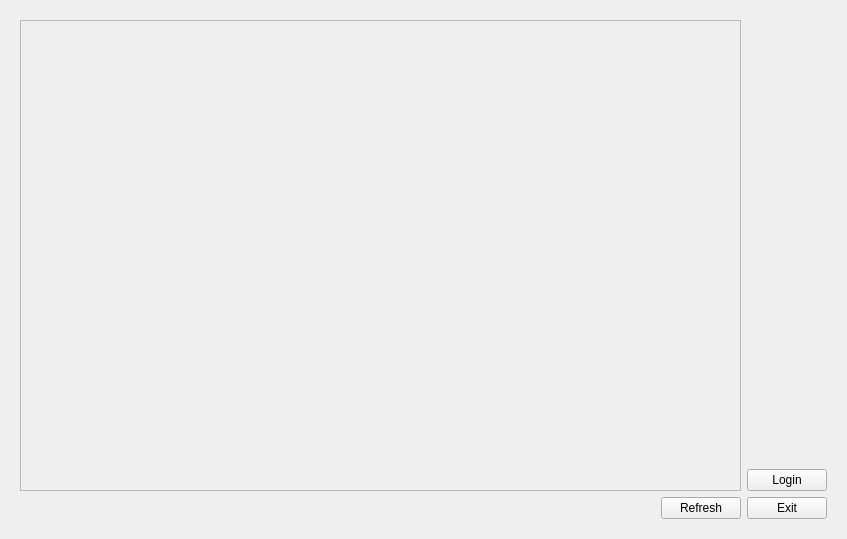
<?xml version="1.0" encoding="UTF-8"?>
<ui version="4.0">
 <class>MainWindow</class>
 <widget class="QWidget" name="MainWindow">
  <property name="geometry">
   <rect>
    <x>0</x>
    <y>0</y>
    <width>847</width>
    <height>539</height>
   </rect>
  </property>
  <property name="windowTitle">
   <string>VirtualSoc</string>
  </property>
  <layout class="QGridLayout" name="gridLayout">
   <item row="0" column="0">
    <widget class="QStackedWidget" name="stackedWidget">
     <property name="currentIndex">
      <number>2</number>
     </property>
     <widget class="QWidget" name="login">
      <layout class="QGridLayout" name="gridLayout_5">
       <item row="2" column="0">
        <layout class="QHBoxLayout" name="horizontalLayout_6">
         <item>
          <spacer name="horizontalSpacer_6">
           <property name="orientation">
            <enum>Qt::Horizontal</enum>
           </property>
           <property name="sizeHint" stdset="0">
            <size>
             <width>40</width>
             <height>20</height>
            </size>
           </property>
          </spacer>
         </item>
         <item>
          <widget class="QLabel" name="label_12">
           <property name="text">
            <string>Are you an admin? Click</string>
           </property>
          </widget>
         </item>
         <item>
          <widget class="QPushButton" name="adminButton">
           <property name="text">
            <string>Here</string>
           </property>
          </widget>
         </item>
        </layout>
       </item>
       <item row="1" column="0">
        <layout class="QHBoxLayout" name="horizontalLayout_5">
         <item>
          <spacer name="horizontalSpacer_5">
           <property name="orientation">
            <enum>Qt::Horizontal</enum>
           </property>
           <property name="sizeHint" stdset="0">
            <size>
             <width>40</width>
             <height>20</height>
            </size>
           </property>
          </spacer>
         </item>
         <item>
          <widget class="QLabel" name="label_11">
           <property name="text">
            <string>Continue without logging in? Click </string>
           </property>
          </widget>
         </item>
         <item>
          <widget class="QPushButton" name="noLogButton">
           <property name="sizePolicy">
            <sizepolicy hsizetype="Minimum" vsizetype="Fixed">
             <horstretch>0</horstretch>
             <verstretch>0</verstretch>
            </sizepolicy>
           </property>
           <property name="text">
            <string>Here</string>
           </property>
          </widget>
         </item>
        </layout>
       </item>
       <item row="0" column="0">
        <layout class="QHBoxLayout" name="horizontalLayout">
         <item>
          <layout class="QVBoxLayout" name="verticalLayout">
           <item>
            <widget class="QLabel" name="label_3">
             <property name="font">
              <font>
               <pointsize>13</pointsize>
              </font>
             </property>
             <property name="text">
              <string>Login</string>
             </property>
             <property name="alignment">
              <set>Qt::AlignCenter</set>
             </property>
            </widget>
           </item>
           <item>
            <widget class="QLabel" name="label_2">
             <property name="text">
              <string>Username</string>
             </property>
            </widget>
           </item>
           <item>
            <widget class="QLineEdit" name="writeLoginUser">
             <property name="text">
              <string/>
             </property>
            </widget>
           </item>
           <item>
            <widget class="QLabel" name="label">
             <property name="text">
              <string>Password</string>
             </property>
            </widget>
           </item>
           <item>
            <widget class="QLineEdit" name="writeLoginPass">
             <property name="echoMode">
              <enum>QLineEdit::Password</enum>
             </property>
            </widget>
           </item>
           <item>
            <layout class="QHBoxLayout" name="horizontalLayout_3">
             <item>
              <spacer name="horizontalSpacer">
               <property name="orientation">
                <enum>Qt::Horizontal</enum>
               </property>
               <property name="sizeHint" stdset="0">
                <size>
                 <width>40</width>
                 <height>20</height>
                </size>
               </property>
              </spacer>
             </item>
             <item>
              <widget class="QPushButton" name="enterLogin">
               <property name="text">
                <string>Enter</string>
               </property>
              </widget>
             </item>
             <item>
              <spacer name="horizontalSpacer_2">
               <property name="orientation">
                <enum>Qt::Horizontal</enum>
               </property>
               <property name="sizeHint" stdset="0">
                <size>
                 <width>40</width>
                 <height>20</height>
                </size>
               </property>
              </spacer>
             </item>
            </layout>
           </item>
           <item>
            <spacer name="verticalSpacer">
             <property name="orientation">
              <enum>Qt::Vertical</enum>
             </property>
             <property name="sizeHint" stdset="0">
              <size>
               <width>20</width>
               <height>40</height>
              </size>
             </property>
            </spacer>
           </item>
          </layout>
         </item>
         <item>
          <layout class="QVBoxLayout" name="verticalLayout_2">
           <item>
            <widget class="QLabel" name="label_4">
             <property name="font">
              <font>
               <pointsize>13</pointsize>
              </font>
             </property>
             <property name="text">
              <string>Signup</string>
             </property>
             <property name="alignment">
              <set>Qt::AlignCenter</set>
             </property>
            </widget>
           </item>
           <item>
            <widget class="QLabel" name="label_5">
             <property name="text">
              <string>Name</string>
             </property>
            </widget>
           </item>
           <item>
            <widget class="QLineEdit" name="writeSignupName"/>
           </item>
           <item>
            <widget class="QLabel" name="label_6">
             <property name="text">
              <string>Username</string>
             </property>
            </widget>
           </item>
           <item>
            <widget class="QLineEdit" name="writeSignupUser"/>
           </item>
           <item>
            <widget class="QLabel" name="label_7">
             <property name="text">
              <string>Password</string>
             </property>
            </widget>
           </item>
           <item>
            <widget class="QLineEdit" name="writeSignupPass">
             <property name="echoMode">
              <enum>QLineEdit::Password</enum>
             </property>
            </widget>
           </item>
           <item>
            <widget class="QLabel" name="label_13">
             <property name="text">
              <string>Account privacy:</string>
             </property>
            </widget>
           </item>
           <item>
            <widget class="QComboBox" name="signup_privacy">
             <item>
              <property name="text">
               <string>Public</string>
              </property>
             </item>
             <item>
              <property name="text">
               <string>Private</string>
              </property>
             </item>
            </widget>
           </item>
           <item>
            <layout class="QHBoxLayout" name="horizontalLayout_4">
             <item>
              <spacer name="horizontalSpacer_3">
               <property name="orientation">
                <enum>Qt::Horizontal</enum>
               </property>
               <property name="sizeHint" stdset="0">
                <size>
                 <width>40</width>
                 <height>20</height>
                </size>
               </property>
              </spacer>
             </item>
             <item>
              <widget class="QPushButton" name="enterSignup">
               <property name="text">
                <string>Enter</string>
               </property>
              </widget>
             </item>
             <item>
              <spacer name="horizontalSpacer_4">
               <property name="orientation">
                <enum>Qt::Horizontal</enum>
               </property>
               <property name="sizeHint" stdset="0">
                <size>
                 <width>40</width>
                 <height>20</height>
                </size>
               </property>
              </spacer>
             </item>
            </layout>
           </item>
           <item>
            <spacer name="verticalSpacer_2">
             <property name="orientation">
              <enum>Qt::Vertical</enum>
             </property>
             <property name="sizeHint" stdset="0">
              <size>
               <width>20</width>
               <height>40</height>
              </size>
             </property>
            </spacer>
           </item>
          </layout>
         </item>
        </layout>
       </item>
       <item row="3" column="0">
        <layout class="QHBoxLayout" name="horizontalLayout_15">
         <item>
          <spacer name="horizontalSpacer_13">
           <property name="orientation">
            <enum>Qt::Horizontal</enum>
           </property>
           <property name="sizeHint" stdset="0">
            <size>
             <width>40</width>
             <height>20</height>
            </size>
           </property>
          </spacer>
         </item>
         <item>
          <widget class="QPushButton" name="exit_login">
           <property name="text">
            <string>Exit</string>
           </property>
          </widget>
         </item>
        </layout>
       </item>
      </layout>
     </widget>
     <widget class="QWidget" name="feed">
      <layout class="QHBoxLayout" name="horizontalLayout_2">
       <item>
        <widget class="QStackedWidget" name="stackedWidget_MainPage">
         <property name="currentIndex">
          <number>0</number>
         </property>
         <widget class="QWidget" name="page_5">
          <layout class="QGridLayout" name="gridLayout_3">
           <item row="0" column="0">
            <layout class="QVBoxLayout" name="verticalLayout_5">
             <item>
              <widget class="QScrollArea" name="scrollArea">
               <property name="horizontalScrollBarPolicy">
                <enum>Qt::ScrollBarAlwaysOff</enum>
               </property>
               <property name="widgetResizable">
                <bool>true</bool>
               </property>
               <widget class="QWidget" name="scrollAreaWidgetContents">
                <property name="geometry">
                 <rect>
                  <x>0</x>
                  <y>0</y>
                  <width>701</width>
                  <height>371</height>
                 </rect>
                </property>
               </widget>
              </widget>
             </item>
             <item>
              <layout class="QGridLayout" name="gridLayout_2">
               <item row="2" column="0">
                <widget class="QLabel" name="shareWithLabel">
                 <property name="text">
                  <string>Share with....</string>
                 </property>
                </widget>
               </item>
               <item row="3" column="0">
                <widget class="QComboBox" name="shareWith">
                 <item>
                  <property name="text">
                   <string>Everyone</string>
                  </property>
                 </item>
                 <item>
                  <property name="text">
                   <string>Friends</string>
                  </property>
                 </item>
                 <item>
                  <property name="text">
                   <string>Close Friends</string>
                  </property>
                 </item>
                </widget>
               </item>
               <item row="1" column="0" alignment="Qt::AlignBottom">
                <widget class="QLineEdit" name="writePost">
                 <property name="sizePolicy">
                  <sizepolicy hsizetype="Expanding" vsizetype="Expanding">
                   <horstretch>0</horstretch>
                   <verstretch>0</verstretch>
                  </sizepolicy>
                 </property>
                </widget>
               </item>
               <item row="1" column="1">
                <widget class="QPushButton" name="enterPost">
                 <property name="text">
                  <string>Enter</string>
                 </property>
                </widget>
               </item>
               <item row="0" column="1">
                <widget class="QPushButton" name="refreshFeed">
                 <property name="text">
                  <string>Refresh</string>
                 </property>
                </widget>
               </item>
              </layout>
             </item>
            </layout>
           </item>
          </layout>
         </widget>
         <widget class="QWidget" name="page_6">
          <layout class="QVBoxLayout" name="verticalLayout_4">
           <item>
            <widget class="QScrollArea" name="scrollArea_messenger">
             <property name="widgetResizable">
              <bool>true</bool>
             </property>
             <widget class="QWidget" name="scrollAreaWidgetContents_2">
              <property name="geometry">
               <rect>
                <x>0</x>
                <y>0</y>
                <width>703</width>
                <height>402</height>
               </rect>
              </property>
             </widget>
            </widget>
           </item>
           <item>
            <layout class="QGridLayout" name="gridLayout_4">
             <item row="2" column="1">
              <widget class="QLineEdit" name="messageText"/>
             </item>
             <item row="1" column="1">
              <widget class="QLineEdit" name="messageUser">
               <property name="text">
                <string/>
               </property>
              </widget>
             </item>
             <item row="2" column="2">
              <widget class="QPushButton" name="messageEnter">
               <property name="text">
                <string>Enter</string>
               </property>
              </widget>
             </item>
             <item row="0" column="1">
              <widget class="QLabel" name="label_8">
               <property name="text">
                <string>Send a message to...</string>
               </property>
              </widget>
             </item>
             <item row="1" column="0">
              <widget class="QLabel" name="label_9">
               <property name="text">
                <string>user:</string>
               </property>
              </widget>
             </item>
             <item row="2" column="0">
              <widget class="QLabel" name="label_10">
               <property name="text">
                <string>message:</string>
               </property>
              </widget>
             </item>
             <item row="1" column="2">
              <widget class="QPushButton" name="reloadMessenger">
               <property name="text">
                <string>Reload</string>
               </property>
              </widget>
             </item>
            </layout>
           </item>
          </layout>
         </widget>
         <widget class="QWidget" name="page_4">
          <layout class="QGridLayout" name="gridLayout_6">
           <item row="0" column="0">
            <widget class="QScrollArea" name="scrollArea_friendList">
             <property name="widgetResizable">
              <bool>true</bool>
             </property>
             <widget class="QWidget" name="scrollAreaWidgetContents_3">
              <property name="geometry">
               <rect>
                <x>0</x>
                <y>0</y>
                <width>703</width>
                <height>483</height>
               </rect>
              </property>
             </widget>
            </widget>
           </item>
          </layout>
         </widget>
        </widget>
       </item>
       <item>
        <layout class="QVBoxLayout" name="verticalLayout_3">
         <item>
          <widget class="QPushButton" name="feedButton">
           <property name="text">
            <string>Feed</string>
           </property>
          </widget>
         </item>
         <item>
          <widget class="QPushButton" name="messengerButton">
           <property name="text">
            <string>Messenger</string>
           </property>
          </widget>
         </item>
         <item>
          <widget class="QPushButton" name="addFriend">
           <property name="text">
            <string>Add Friend</string>
           </property>
          </widget>
         </item>
         <item>
          <widget class="QPushButton" name="friend_list">
           <property name="text">
            <string>Friend list</string>
           </property>
          </widget>
         </item>
         <item>
          <spacer name="verticalSpacer_3">
           <property name="orientation">
            <enum>Qt::Vertical</enum>
           </property>
           <property name="sizeHint" stdset="0">
            <size>
             <width>20</width>
             <height>40</height>
            </size>
           </property>
          </spacer>
         </item>
         <item>
          <widget class="QPushButton" name="logoutButton">
           <property name="text">
            <string>Logout</string>
           </property>
          </widget>
         </item>
         <item>
          <widget class="QPushButton" name="Exit">
           <property name="text">
            <string>Exit</string>
           </property>
          </widget>
         </item>
        </layout>
       </item>
      </layout>
     </widget>
     <widget class="QWidget" name="page">
      <layout class="QHBoxLayout" name="horizontalLayout_9">
       <item>
        <layout class="QVBoxLayout" name="verticalLayout_8">
         <item>
          <widget class="QScrollArea" name="scrollArea_noLog">
           <property name="widgetResizable">
            <bool>true</bool>
           </property>
           <widget class="QWidget" name="scrollAreaWidgetContents_5">
            <property name="geometry">
             <rect>
              <x>0</x>
              <y>0</y>
              <width>719</width>
              <height>468</height>
             </rect>
            </property>
           </widget>
          </widget>
         </item>
         <item>
          <layout class="QHBoxLayout" name="horizontalLayout_8">
           <item>
            <spacer name="horizontalSpacer_7">
             <property name="orientation">
              <enum>Qt::Horizontal</enum>
             </property>
             <property name="sizeHint" stdset="0">
              <size>
               <width>40</width>
               <height>20</height>
              </size>
             </property>
            </spacer>
           </item>
           <item>
            <widget class="QPushButton" name="refresh_noLog">
             <property name="text">
              <string>Refresh</string>
             </property>
            </widget>
           </item>
          </layout>
         </item>
        </layout>
       </item>
       <item>
        <layout class="QVBoxLayout" name="verticalLayout_9">
         <item>
          <spacer name="verticalSpacer_4">
           <property name="orientation">
            <enum>Qt::Vertical</enum>
           </property>
           <property name="sizeHint" stdset="0">
            <size>
             <width>20</width>
             <height>40</height>
            </size>
           </property>
          </spacer>
         </item>
         <item>
          <widget class="QPushButton" name="login_noLog">
           <property name="text">
            <string>Login</string>
           </property>
          </widget>
         </item>
         <item>
          <widget class="QPushButton" name="exit_noLog">
           <property name="text">
            <string>Exit</string>
           </property>
          </widget>
         </item>
        </layout>
       </item>
      </layout>
     </widget>
     <widget class="QWidget" name="page_2">
      <layout class="QVBoxLayout" name="verticalLayout_13">
       <item>
        <layout class="QHBoxLayout" name="horizontalLayout_10">
         <item>
          <layout class="QVBoxLayout" name="verticalLayout_10">
           <item>
            <widget class="QLabel" name="label_16">
             <property name="font">
              <font>
               <pointsize>13</pointsize>
              </font>
             </property>
             <property name="text">
              <string>Login as admin</string>
             </property>
             <property name="alignment">
              <set>Qt::AlignCenter</set>
             </property>
            </widget>
           </item>
           <item>
            <widget class="QLabel" name="label_17">
             <property name="text">
              <string>Username</string>
             </property>
            </widget>
           </item>
           <item>
            <widget class="QLineEdit" name="writeLoginUserAdmin">
             <property name="text">
              <string/>
             </property>
            </widget>
           </item>
           <item>
            <widget class="QLabel" name="label_18">
             <property name="text">
              <string>Password</string>
             </property>
            </widget>
           </item>
           <item>
            <widget class="QLineEdit" name="writeLoginPassAdmin">
             <property name="echoMode">
              <enum>QLineEdit::Password</enum>
             </property>
            </widget>
           </item>
           <item>
            <layout class="QHBoxLayout" name="horizontalLayout_11">
             <item>
              <spacer name="horizontalSpacer_8">
               <property name="orientation">
                <enum>Qt::Horizontal</enum>
               </property>
               <property name="sizeHint" stdset="0">
                <size>
                 <width>40</width>
                 <height>20</height>
                </size>
               </property>
              </spacer>
             </item>
             <item>
              <widget class="QPushButton" name="enterLoginAdmin">
               <property name="text">
                <string>Enter</string>
               </property>
              </widget>
             </item>
             <item>
              <spacer name="horizontalSpacer_9">
               <property name="orientation">
                <enum>Qt::Horizontal</enum>
               </property>
               <property name="sizeHint" stdset="0">
                <size>
                 <width>40</width>
                 <height>20</height>
                </size>
               </property>
              </spacer>
             </item>
            </layout>
           </item>
           <item>
            <spacer name="verticalSpacer_5">
             <property name="orientation">
              <enum>Qt::Vertical</enum>
             </property>
             <property name="sizeHint" stdset="0">
              <size>
               <width>20</width>
               <height>40</height>
              </size>
             </property>
            </spacer>
           </item>
          </layout>
         </item>
         <item>
          <layout class="QVBoxLayout" name="verticalLayout_11">
           <item>
            <widget class="QLabel" name="label_19">
             <property name="font">
              <font>
               <pointsize>13</pointsize>
              </font>
             </property>
             <property name="text">
              <string>Signup as admin</string>
             </property>
             <property name="alignment">
              <set>Qt::AlignCenter</set>
             </property>
            </widget>
           </item>
           <item>
            <widget class="QLabel" name="label_20">
             <property name="text">
              <string>Name</string>
             </property>
            </widget>
           </item>
           <item>
            <widget class="QLineEdit" name="writeSignupNameAdmin"/>
           </item>
           <item>
            <widget class="QLabel" name="label_21">
             <property name="text">
              <string>Username</string>
             </property>
            </widget>
           </item>
           <item>
            <widget class="QLineEdit" name="writeSignupUserAdmin"/>
           </item>
           <item>
            <widget class="QLabel" name="label_22">
             <property name="text">
              <string>Password</string>
             </property>
            </widget>
           </item>
           <item>
            <widget class="QLineEdit" name="writeSignupPassAdmin">
             <property name="echoMode">
              <enum>QLineEdit::Password</enum>
             </property>
            </widget>
           </item>
           <item>
            <widget class="QLabel" name="label_23">
             <property name="text">
              <string>Admin password</string>
             </property>
            </widget>
           </item>
           <item>
            <widget class="QLineEdit" name="writeAdminPass">
             <property name="echoMode">
              <enum>QLineEdit::Password</enum>
             </property>
            </widget>
           </item>
           <item>
            <layout class="QHBoxLayout" name="horizontalLayout_12">
             <item>
              <spacer name="horizontalSpacer_10">
               <property name="orientation">
                <enum>Qt::Horizontal</enum>
               </property>
               <property name="sizeHint" stdset="0">
                <size>
                 <width>40</width>
                 <height>20</height>
                </size>
               </property>
              </spacer>
             </item>
             <item>
              <widget class="QPushButton" name="enterSignupAdmin">
               <property name="text">
                <string>Enter</string>
               </property>
              </widget>
             </item>
             <item>
              <spacer name="horizontalSpacer_11">
               <property name="orientation">
                <enum>Qt::Horizontal</enum>
               </property>
               <property name="sizeHint" stdset="0">
                <size>
                 <width>40</width>
                 <height>20</height>
                </size>
               </property>
              </spacer>
             </item>
            </layout>
           </item>
           <item>
            <spacer name="verticalSpacer_6">
             <property name="orientation">
              <enum>Qt::Vertical</enum>
             </property>
             <property name="sizeHint" stdset="0">
              <size>
               <width>20</width>
               <height>40</height>
              </size>
             </property>
            </spacer>
           </item>
          </layout>
         </item>
        </layout>
       </item>
       <item>
        <layout class="QHBoxLayout" name="horizontalLayout_13">
         <item>
          <spacer name="horizontalSpacer_12">
           <property name="orientation">
            <enum>Qt::Horizontal</enum>
           </property>
           <property name="sizeHint" stdset="0">
            <size>
             <width>40</width>
             <height>20</height>
            </size>
           </property>
          </spacer>
         </item>
         <item>
          <layout class="QVBoxLayout" name="verticalLayout_12">
           <item>
            <widget class="QPushButton" name="backButton">
             <property name="text">
              <string>Back</string>
             </property>
            </widget>
           </item>
           <item>
            <widget class="QPushButton" name="exitAdminLogin">
             <property name="text">
              <string>Exit</string>
             </property>
            </widget>
           </item>
          </layout>
         </item>
        </layout>
       </item>
      </layout>
     </widget>
     <widget class="QWidget" name="page_3">
      <layout class="QHBoxLayout" name="horizontalLayout_14">
       <item>
        <widget class="QStackedWidget" name="stackedWidget_admin">
         <property name="currentIndex">
          <number>1</number>
         </property>
         <widget class="QWidget" name="page_9">
          <layout class="QGridLayout" name="gridLayout_9">
           <item row="0" column="0">
            <layout class="QVBoxLayout" name="verticalLayout_14">
             <item>
              <widget class="QScrollArea" name="scrollArea_admin">
               <property name="horizontalScrollBarPolicy">
                <enum>Qt::ScrollBarAlwaysOff</enum>
               </property>
               <property name="widgetResizable">
                <bool>true</bool>
               </property>
               <widget class="QWidget" name="scrollAreaWidgetContents_6">
                <property name="geometry">
                 <rect>
                  <x>0</x>
                  <y>0</y>
                  <width>64</width>
                  <height>16</height>
                 </rect>
                </property>
               </widget>
              </widget>
             </item>
             <item>
              <layout class="QGridLayout" name="gridLayout_10">
               <item row="1" column="0" alignment="Qt::AlignBottom">
                <widget class="QLineEdit" name="writePostAdmin">
                 <property name="sizePolicy">
                  <sizepolicy hsizetype="Expanding" vsizetype="Expanding">
                   <horstretch>0</horstretch>
                   <verstretch>0</verstretch>
                  </sizepolicy>
                 </property>
                </widget>
               </item>
               <item row="0" column="1">
                <widget class="QPushButton" name="refreshFeedAdmin">
                 <property name="text">
                  <string>Refresh</string>
                 </property>
                </widget>
               </item>
               <item row="1" column="1">
                <widget class="QPushButton" name="enterPostAdmin">
                 <property name="text">
                  <string>Enter</string>
                 </property>
                </widget>
               </item>
              </layout>
             </item>
            </layout>
           </item>
          </layout>
         </widget>
         <widget class="QWidget" name="page_10">
          <layout class="QVBoxLayout" name="verticalLayout_15">
           <item>
            <widget class="QScrollArea" name="scrollArea_messenger_admin">
             <property name="widgetResizable">
              <bool>true</bool>
             </property>
             <widget class="QWidget" name="scrollAreaWidgetContents_7">
              <property name="geometry">
               <rect>
                <x>0</x>
                <y>0</y>
                <width>16</width>
                <height>16</height>
               </rect>
              </property>
             </widget>
            </widget>
           </item>
           <item>
            <layout class="QGridLayout" name="gridLayout_11">
             <item row="2" column="1">
              <widget class="QLineEdit" name="messageText_admin"/>
             </item>
             <item row="1" column="1">
              <widget class="QLineEdit" name="messageUser_admin">
               <property name="text">
                <string/>
               </property>
              </widget>
             </item>
             <item row="2" column="2">
              <widget class="QPushButton" name="messageEnter_admin">
               <property name="text">
                <string>Enter</string>
               </property>
              </widget>
             </item>
             <item row="0" column="1">
              <widget class="QLabel" name="label_24">
               <property name="text">
                <string>Send a message to...</string>
               </property>
              </widget>
             </item>
             <item row="1" column="0">
              <widget class="QLabel" name="label_25">
               <property name="text">
                <string>user:</string>
               </property>
              </widget>
             </item>
             <item row="2" column="0">
              <widget class="QLabel" name="label_26">
               <property name="text">
                <string>message:</string>
               </property>
              </widget>
             </item>
             <item row="1" column="2">
              <widget class="QPushButton" name="reloadMessenger_admin">
               <property name="text">
                <string>Reload</string>
               </property>
              </widget>
             </item>
            </layout>
           </item>
          </layout>
         </widget>
        </widget>
       </item>
       <item>
        <layout class="QVBoxLayout" name="verticalLayout_16">
         <item>
          <widget class="QPushButton" name="feedButtonAdmin">
           <property name="text">
            <string>Feed</string>
           </property>
          </widget>
         </item>
         <item>
          <widget class="QPushButton" name="messengerButtonAdmin">
           <property name="text">
            <string>Messenger</string>
           </property>
          </widget>
         </item>
         <item>
          <widget class="QPushButton" name="removeUser">
           <property name="text">
            <string>Remove User</string>
           </property>
          </widget>
         </item>
         <item>
          <spacer name="verticalSpacer_7">
           <property name="orientation">
            <enum>Qt::Vertical</enum>
           </property>
           <property name="sizeHint" stdset="0">
            <size>
             <width>20</width>
             <height>40</height>
            </size>
           </property>
          </spacer>
         </item>
         <item>
          <widget class="QPushButton" name="logoutButtonAdmin">
           <property name="text">
            <string>Logout</string>
           </property>
          </widget>
         </item>
         <item>
          <widget class="QPushButton" name="exitAdmin">
           <property name="text">
            <string>Exit</string>
           </property>
          </widget>
         </item>
        </layout>
       </item>
      </layout>
     </widget>
    </widget>
   </item>
  </layout>
 </widget>
 <resources/>
 <connections/>
</ui>
